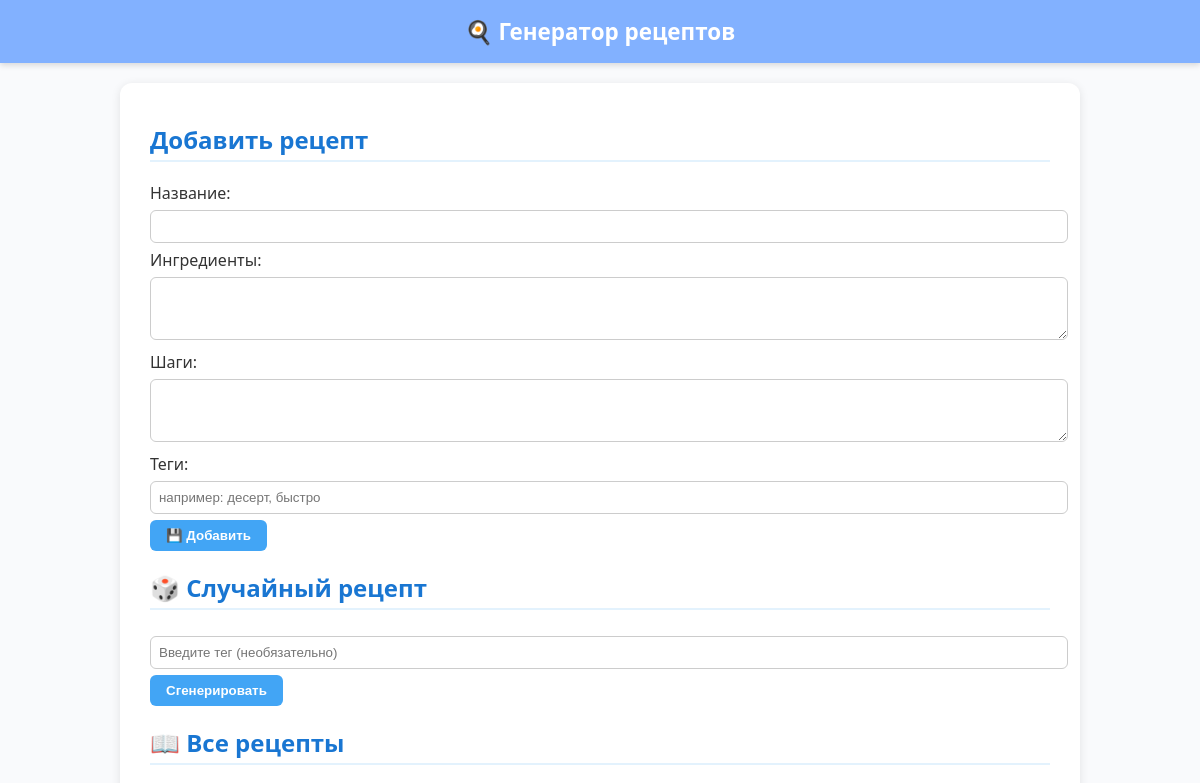
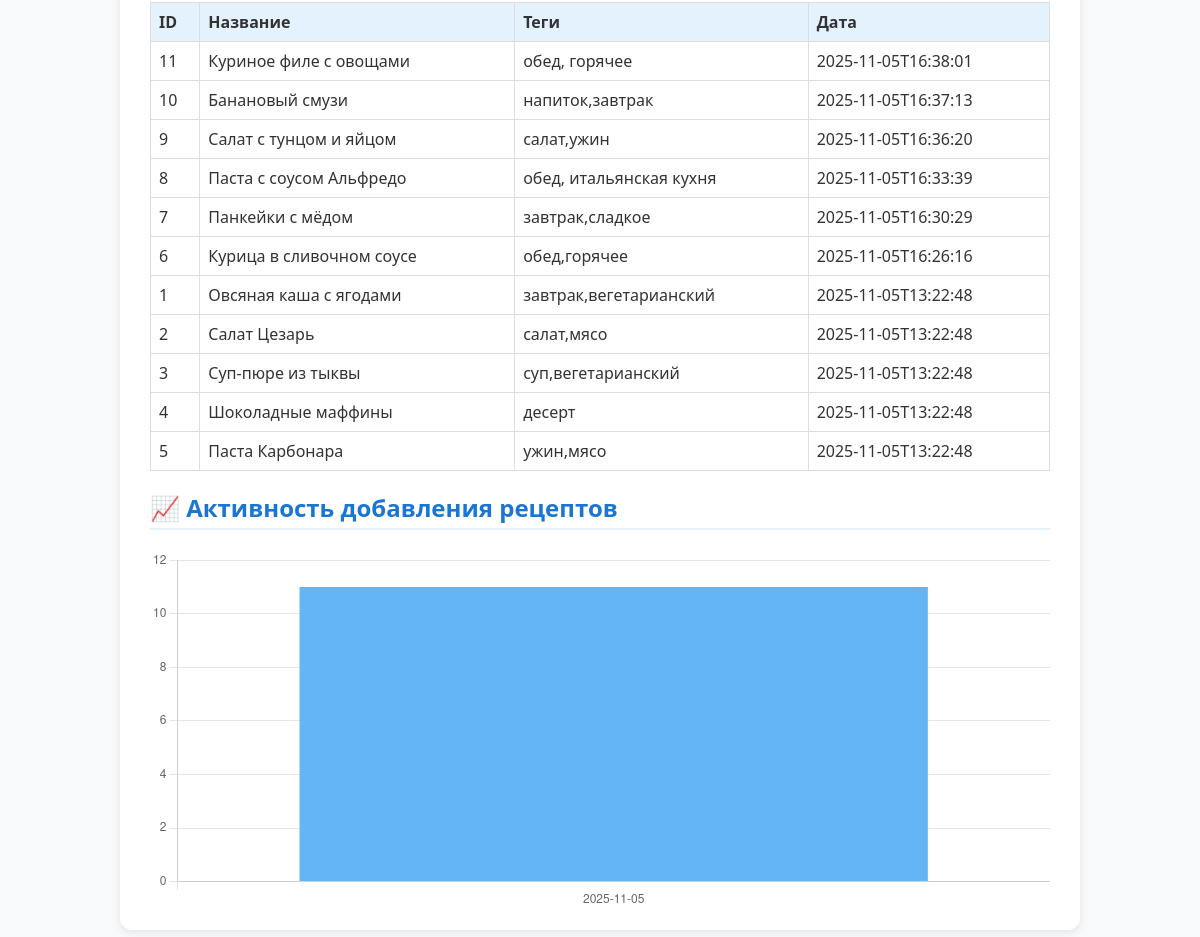
Before: / with the older database file (2 pictures, top to bottom).
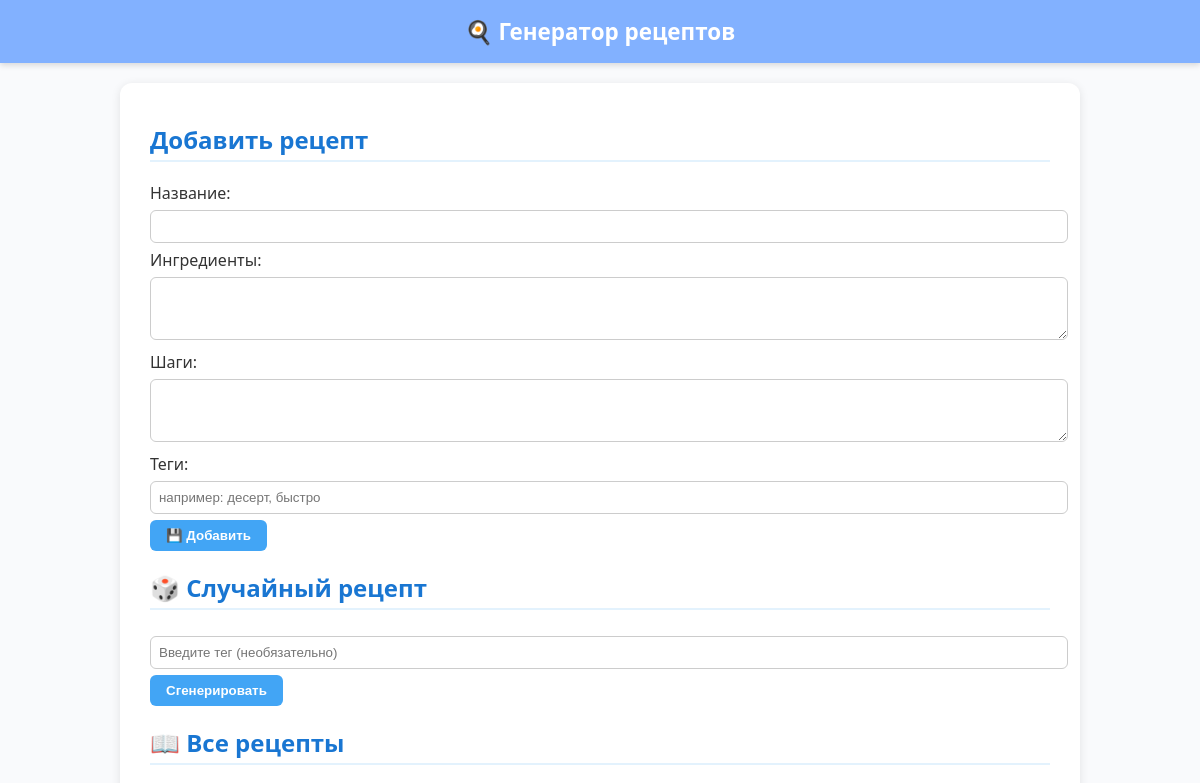
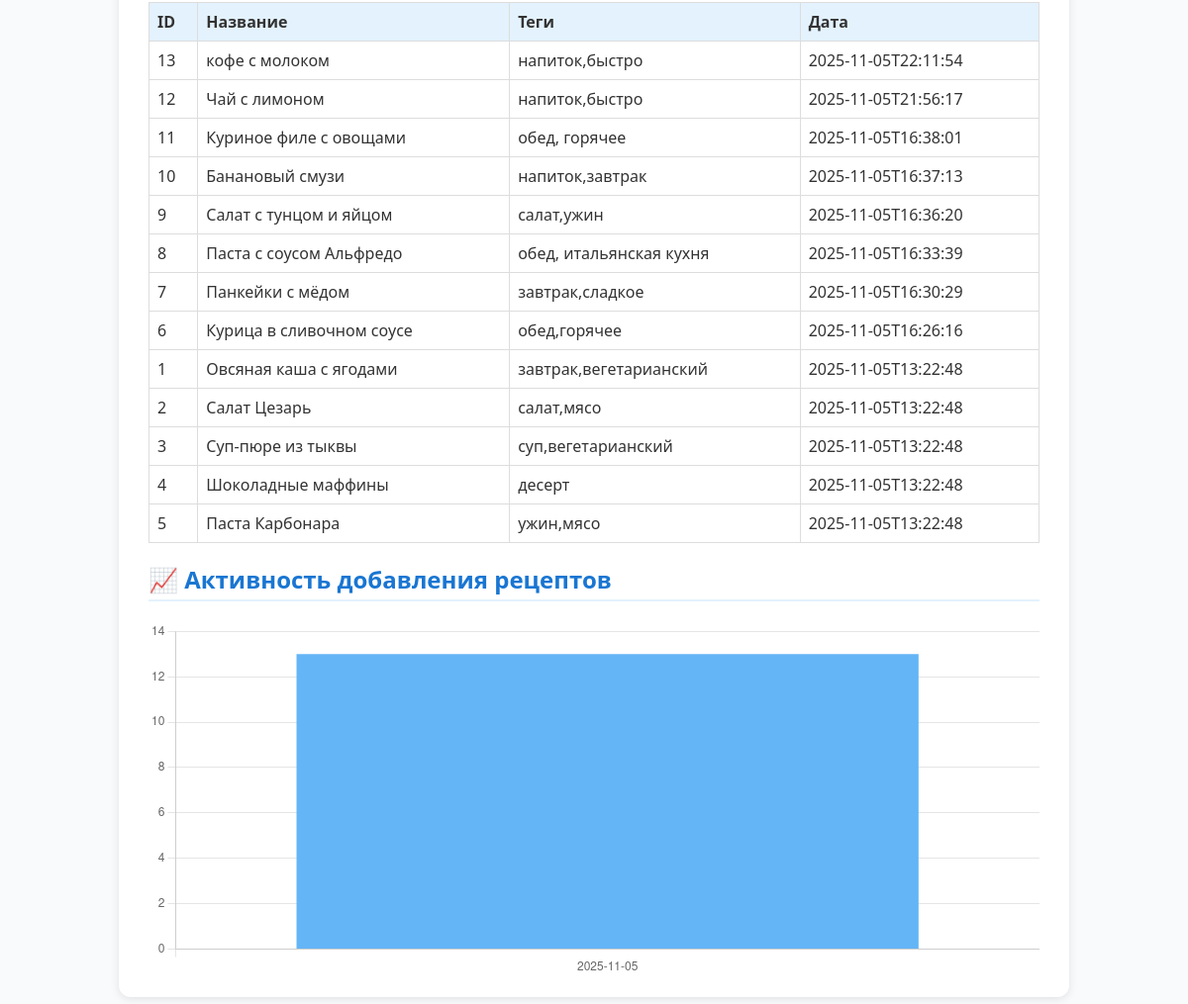
After: the same page with the newer database file (2 pictures, top to bottom).
### tables this page shows
CREATE TABLE recipes (
            id INTEGER PRIMARY KEY AUTOINCREMENT,
            title TEXT NOT NULL,
            ingredients TEXT,
            steps TEXT,
            tags TEXT,
            created_at TEXT
        );

### web/main.py (the view)
@app.get("/", response_class=HTMLResponse)
async def index(request: Request):
    recipes = controller.list_recipes()
    stats = controller.activity_stats() or {}
    return templates.TemplateResponse("index.html", {
        "request": request,
        "recipes": recipes,
        "random_recipe": None,
        "stats_json": json.dumps(stats)
    })

### web/templates/index.html (shortened to what this page needs)
<!DOCTYPE html>
<html lang="ru">
<head>
</head>
<body>
  <header>🍳 Генератор рецептов</header>
  <main>
    <section>
      <h2>Добавить рецепт</h2>
      <form action="/add" method="post">
        <label>Название:</label>
        <input type="text" name="title" required>
        <label>Ингредиенты:</label>
        <textarea name="ingredients" rows="3"></textarea>
        <label>Шаги:</label>
        <textarea name="steps" rows="3"></textarea>
        <label>Теги:</label>
        <input type="text" name="tags" placeholder="например: десерт, быстро">
        <button type="submit">💾 Добавить</button>
      </form>
    </section>
    <section>
      <h2>🎲 Случайный рецепт</h2>
      <form action="/random" method="get">
        <input type="text" name="tag" placeholder="Введите тег (необязательно)">
        <button type="submit">Сгенерировать</button>
      </form>
    </section>
    <section>
      <h2>📖 Все рецепты</h2>
      <table>
        <thead>
          <tr><th>ID</th><th>Название</th><th>Теги</th><th>Дата</th></tr>
        </thead>
        <tbody>
          {% for r in recipes %}
          <tr>
            <td>{{ r.id }}</td>
            <td>{{ r.title }}</td>
            <td>{{ r.tags }}</td>
            <td>{{ r.created_at }}</td>
          </tr>
          {% endfor %}
        </tbody>
      </table>
    </section>
    <section>
      <h2>📈 Активность добавления рецептов</h2>
      <canvas id="activityChart" height="120"></canvas>
    </section>
  </main>
  <script>
  const stats = {{ stats_json | safe }};
  const labels = Object.keys(stats);
  const values = Object.values(stats);
  const ctx = document.getElementById('activityChart');
  if (ctx && labels.length > 0) {
    new Chart(ctx, {
      type: 'bar',
      data: {
        labels: labels,
        datasets: [{
          label: 'Количество рецептов',
          data: values,
          backgroundColor: '#64b5f6'
        }]
      },
      options: {
        responsive: true,
        scales: {
          y: { beginAtZero: true, ticks: { precision: 0 } }
        },
        plugins: {
          legend: { display: false }
        }
      }
    });
  }
</script>
</body>
</html>

### web/templates/index.html (style rules this page uses)
body { font-family: 'Segoe UI', sans-serif; background-color: #f9fafc; margin: 0; padding: 0; color: #333; }
header { background-color: #82b1ff; color: white; padding: 16px; text-align: center; font-size: 1.4rem; font-weight: bold; box-shadow: 0 2px 6px rgba(0,0,0,0.15); }
main { max-width: 900px; margin: 20px auto; background: white; border-radius: 12px; padding: 20px 30px; box-shadow: 0 2px 10px rgba(0,0,0,0.1); }
h2 { color: #1976d2; border-bottom: 2px solid #e3f2fd; padding-bottom: 4px; }
form { margin-bottom: 20px; }
input, textarea { width: 100%; padding: 8px; margin: 6px 0; border-radius: 6px; border: 1px solid #ccc; }
button { background-color: #42a5f5; color: white; border: none; border-radius: 6px; padding: 8px 16px; cursor: pointer; font-weight: 600; margin-right: 8px; }
table { width: 100%; border-collapse: collapse; margin-top: 10px; }
th, td { border: 1px solid #ddd; padding: 8px; text-align: left; }
th { background-color: #e3f2fd; }
canvas { margin-top: 20px; }

Changed rows visible on the page:
added recipes: id "13", title "кофе с молоком", tags "напиток,быстро", created_at "2025-11-05T22:11:54"
added recipes: id "12", title "Чай с лимоном", tags "напиток,быстро", created_at "2025-11-05T21:56:17"
Other visible differences:
chart data {{ stats_json | safe }}: {"2025-11-05": 11} → {"2025-11-05": 13}
